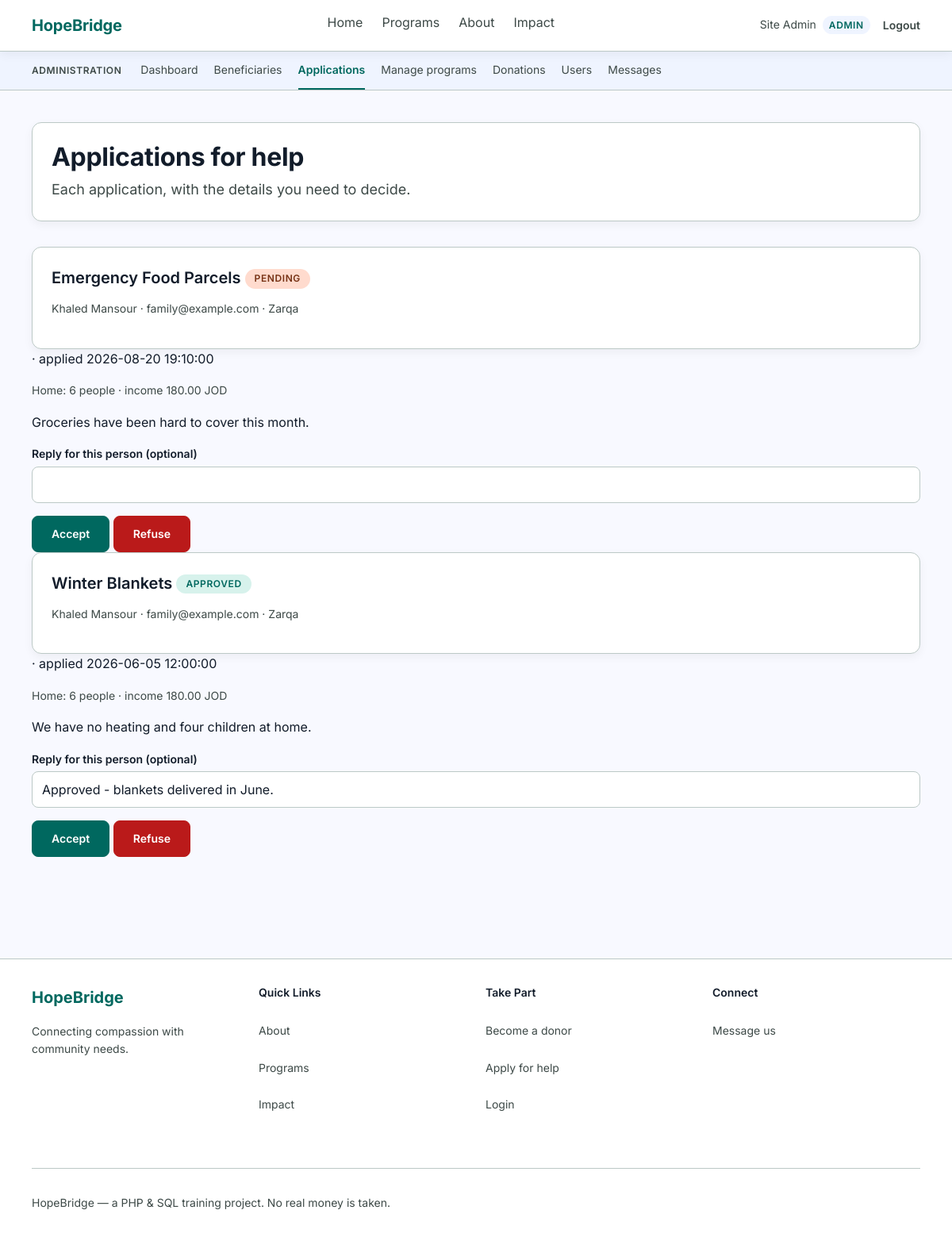
Page /admin_requests.php (signed in) on the committed database.
### tables this page shows
CREATE TABLE requests (
    id INT AUTO_INCREMENT PRIMARY KEY,
    beneficiary_id INT NOT NULL,
    program_id INT NOT NULL,
    note TEXT,
    status VARCHAR(20) NOT NULL DEFAULT 'pending',   
    admin_note TEXT,
    created_at DATETIME DEFAULT CURRENT_TIMESTAMP,
    FOREIGN KEY (beneficiary_id) REFERENCES beneficiaries(id),
    FOREIGN KEY (program_id) REFERENCES programs(id)
);

CREATE TABLE programs (
    id INT AUTO_INCREMENT PRIMARY KEY,
    title VARCHAR(150) NOT NULL,
    description TEXT,
    category VARCHAR(40) NOT NULL DEFAULT 'General',    
    image VARCHAR(120),                                 
    eligibility TEXT,
    goal_amount DECIMAL(10,2) NOT NULL,
    active TINYINT NOT NULL DEFAULT 1,
    created_at DATETIME DEFAULT CURRENT_TIMESTAMP
);

CREATE TABLE users (
    id INT AUTO_INCREMENT PRIMARY KEY,
    name VARCHAR(100) NOT NULL,
    email VARCHAR(150) NOT NULL UNIQUE,
    password VARCHAR(255),                           
    role VARCHAR(20) NOT NULL,                       
    provider VARCHAR(20) NOT NULL DEFAULT 'local',   
    created_at DATETIME DEFAULT CURRENT_TIMESTAMP
);

CREATE TABLE beneficiaries (
    id INT AUTO_INCREMENT PRIMARY KEY,
    user_id INT NOT NULL,
    phone VARCHAR(30),
    city VARCHAR(80),
    household_size INT,
    monthly_income DECIMAL(8,2),
    situation TEXT,
    status VARCHAR(20) NOT NULL DEFAULT 'pending',   
    admin_note TEXT,
    FOREIGN KEY (user_id) REFERENCES users(id)
);

### admin_requests.php (the view, shortened to what this page needs)
<?php
require 'config.php';
$requests = $pdo->query('SELECT requests.*,
                                programs.title,
                                users.name,
                                users.email,
                                beneficiaries.city,
                                beneficiaries.household_size,
                                beneficiaries.monthly_income,
                                beneficiaries.status AS profile_status
                         FROM requests
                         JOIN beneficiaries ON beneficiaries.id = requests.beneficiary_id
                         JOIN users         ON users.id = beneficiaries.user_id
                         JOIN programs      ON programs.id = requests.program_id
                         ORDER BY FIELD(requests.status, "pending", "approved", "rejected"), requests.id DESC')->fetchAll();
include 'header.php';
?>
<div class="page-head">
    <div>
        <h1>Applications for help</h1>
        <p class="subtitle">Each application, with the details you need to decide.</p>
    </div>
</div>
<?php if (count($requests) === 0) { ?>
    <p class="empty">Nobody has applied for help yet.</p>
<?php } else { ?>
    <div class="list">
    <?php foreach ($requests as $request) { ?>
        <div class="card">
            <h3>
                <?php echo htmlspecialchars($request['title']); ?>
                <span class="tag <?php echo $request['status']; ?>"><?php echo $request['status']; ?></span>
            </h3>
            <p class="raised">
                <?php echo htmlspecialchars($request['name']); ?>
                &middot; <?php echo htmlspecialchars($request['email']); ?>
                <?php if ($request['city'] !== null && $request['city'] !== '') { ?>
                    &middot; <?php echo htmlspecialchars($request['city']); ?>
                <?php } ?>
    </div>
                &middot; applied <?php echo $request['created_at']; ?>
            <p class="raised">
                Home:
                <?php echo $request['household_size'] === null ? 'not given' : $request['household_size'] . ' people'; ?>
                &middot; income
                <?php echo $request['monthly_income'] === null
                    ? 'not given'
                    : number_format($request['monthly_income'], 2) . ' JOD'; ?>
            </p>
            <?php if ($request['note'] !== null && $request['note'] !== '') { ?>
                <p><?php echo nl2br(htmlspecialchars($request['note'])); ?></p>
            <?php } ?>
            <form method="post">
                <label for="note<?php echo $request['id']; ?>">Reply for this person (optional)</label>
                <input type="text" id="note<?php echo $request['id']; ?>" name="note"
                       value="<?php echo htmlspecialchars($request['admin_note'] ?? ''); ?>">
                <button type="submit" name="decision" value="approved">Accept</button>
                <button type="submit" name="decision" value="rejected" class="red">Refuse</button>
            </form>
        </div>
    <?php } ?>
<?php } ?>
<?php include 'footer.php'; ?>

### style.css (style rules this page uses)
:root { --primary: #00685f; --primary-strong: #008378; --accent: #b05e3d; --accent-strong: #924628; --secondary: #0058be; --bg: #f8f9ff; --card: #ffffff; --tint: #eff4ff; --ink: #121c2a; --muted: #3d4947; --line: #bcc9c6; --error: #ba1a1a; --error-bg: #ffdad6; --error-ink: #93000a; --ok-bg: #d7f2ec; --warn-bg: #ffdbce; --warn-ink: #773215; --r-sm: 4px; --r: 8px; --r-md: 12px; --r-full: 999px; --lift-1: 0 4px 12px rgba(0, 0, 0, 0.05); --lift-2: 0 8px 24px rgba(0, 0, 0, 0.10); --ease: cubic-bezier(0.2, 0, 0, 1); --dur-1: 120ms; --dur-2: 220ms; }
* { box-sizing: border-box; }
* { -webkit-tap-highlight-color: rgba(0, 104, 95, 0.10); }
body { margin: 0; background: var(--bg); color: var(--ink); font-family: Inter, system-ui, -apple-system, "Segoe UI", Helvetica, Arial, sans-serif; font-size: 16px; line-height: 1.6; -webkit-font-smoothing: antialiased; }
h1 { font-size: 32px; font-weight: 700; line-height: 1.2; letter-spacing: -0.01em; margin: 0 0 8px; }
h3 { font-size: 20px; font-weight: 600; line-height: 1.4; margin: 0 0 8px; }
.subtitle { margin: 0; color: var(--muted); font-size: 18px; }
.page-head { display: flex; flex-wrap: wrap; align-items: center; justify-content: space-between; gap: 24px; background: var(--card); border: 1px solid var(--line); border-radius: var(--r-md); box-shadow: var(--lift-1); padding: 24px; margin-bottom: 32px; }
.card { background: var(--card); border: 1px solid var(--line); border-radius: var(--r-md); box-shadow: var(--lift-1); padding: 24px; transition: box-shadow var(--dur-2) var(--ease), border-color var(--dur-2) var(--ease); }
.card h3 { margin: 0 0 8px; }
.raised { font-size: 14px; color: var(--muted); }
label { display: block; margin-top: 16px; margin-bottom: 4px; font-size: 14px; font-weight: 600; }
input, select, textarea { width: 100%; padding: 12px; border: 1px solid var(--line); border-radius: var(--r); font-family: inherit; font-size: 16px; background: var(--card); color: var(--ink); }
input, select, textarea { transition: border-color var(--dur-1) var(--ease), box-shadow var(--dur-1) var(--ease); }
button, .button { display: inline-block; margin-top: 16px; padding: 12px 24px; background: var(--primary); color: #fff; border: 1px solid var(--primary); border-radius: var(--r); font-family: inherit; font-size: 14px; line-height: 20px; font-weight: 600; text-decoration: none; cursor: pointer; transition: background-color var(--dur-1) var(--ease), border-color var(--dur-1) var(--ease), color var(--dur-1) var(--ease); }
button.red { background: var(--error); border-color: var(--error); }
.tag { display: inline-block; padding: 4px 12px; border-radius: var(--r-full); font-size: 12px; font-weight: 600; letter-spacing: 0.05em; text-transform: uppercase; vertical-align: middle; }
.tag.pending { background: var(--warn-bg); color: var(--warn-ink); }
.tag.approved { background: var(--ok-bg); color: var(--primary); }
.list > * + * { margin-top: 16px; }
.page-head, .hero .words > div, .impact-bar .inner, .grid > * { animation: rise 320ms var(--ease) both; animation-delay: 60ms; }
.page-head, .hero .words > div { animation-delay: 0ms; }

### rows in the picture
requests: program.title "Emergency Food Parcels", status "PENDING", users.name "Khaled Mansour", users.email "family@example.com", beneficiary.city "Zarqa", created_at "2026-08-20 19:10:00", beneficiary.household_size "6", beneficiary.monthly_income "180.00", note "Groceries have been hard to cover this month."
requests: program.title "Winter Blankets", status "APPROVED", users.name "Khaled Mansour", users.email "family@example.com", beneficiary.city "Zarqa", created_at "2026-06-05 12:00:00", beneficiary.household_size "6", beneficiary.monthly_income "180.00", note "We have no heating and four children at home.", note "Approved - blankets delivered in June."

### other values in the picture
$label "Home"
$label "Programs"
$label "About"
$label "Impact"
$_SESSION['name'] "Site Admin"
$_SESSION['role'] "ADMIN"
$section "ADMINISTRATION"
$label "Dashboard"
$label "Beneficiaries"
$label "Applications"
$label "Manage programs"
$label "Donations"
$label "Users"
$label "Messages"
